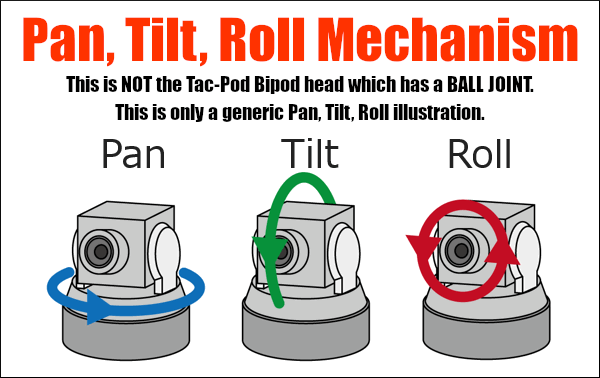
#> input picture img.png, 600 x 378 px
$ python -i MotionDetector.py   (imports and definitions only)
#> lines starting #> are read from the running program, lines starting #| are printed output that depends on the picture
#> further down, picture is the input picture: shape (378, 600, 3); mean B, G, R 201.8, 204.5, 217.4
#!/usr/bin/env python3
"""
VR Motion and Feature Detection Client
Captures dual camera stream and performs:
- Feature point detection (corners, keypoints)
- Motion detection with object tracking
- Background dimming option
- Separate processing for left and right camera feeds
"""

import asyncio
import websockets
import json
import base64
import io
import cv2
import numpy as np
import time
import logging
from PIL import Image
from collections import deque

# Configure logging
# [1 line not run here, left out]
logger = logging.getLogger(__name__)

class MotionFeatureDetector:
    def __init__(self, server_host='192.168.88.252', server_port=8765):
        self.server_host = server_host
        self.server_port = server_port
        self.websocket = None
        self.is_running = False

        # Frame processing
        self.frame_count = 0
        self.last_fps_time = time.time()
        self.fps = 0.0

        # Detection settings
        self.enable_motion_detection = True
        self.enable_feature_detection = True
        self.enable_background_dimming = False
        self.motion_threshold = 2000  # Minimum contour area for motion detection

        # Background subtraction for motion detection
        self.bg_subtractor_left = cv2.createBackgroundSubtractorMOG2(
            detectShadows=True, varThreshold=50, history=500
        )
        self.bg_subtractor_right = cv2.createBackgroundSubtractorMOG2(
            detectShadows=True, varThreshold=50, history=500
        )

        # Feature detection - SIFT detector
        self.sift_detector = cv2.SIFT_create(nfeatures=100)

        # Corner detection parameters
        self.corner_params = dict(
            maxCorners=100,
            qualityLevel=0.01,
            minDistance=10,
            blockSize=3
        )

        # Previous frames for optical flow
        self.prev_left = None
        self.prev_right = None

        # Lucas-Kanade optical flow parameters
        self.lk_params = dict(
            winSize=(15, 15),
            maxLevel=2,
            criteria=(cv2.TERM_CRITERIA_EPS | cv2.TERM_CRITERIA_COUNT, 10, 0.03)
        )

        # Color schemes
        self.colors = {
            'motion': (0, 255, 0),      # Green for motion
            'features': (255, 0, 0),    # Blue for features
            'corners': (0, 255, 255),   # Yellow for corners
            'tracking': (255, 255, 0),  # Cyan for tracking
            'background': 0.3           # Dimming factor
        }

    async def connect_to_server(self):
        """Connect to the camera server"""
        uri = f"ws://{self.server_host}:{self.server_port}"
        logger.info(f"Connecting to camera server at {uri}")

        try:
            self.websocket = await websockets.connect(uri)
            logger.info("Connected to camera server")
            return True
        except Exception as e:
            logger.error(f"Failed to connect to server: {e}")
            return False

    # [52 lines left out: functions decode_image, split_dual_camera_feed, detect_motion, not called in this run]

    def detect_features(self, frame):
        """Detect feature points using SIFT"""
        if frame is None:
            return [], []

        gray = cv2.cvtColor(frame, cv2.COLOR_BGR2GRAY)
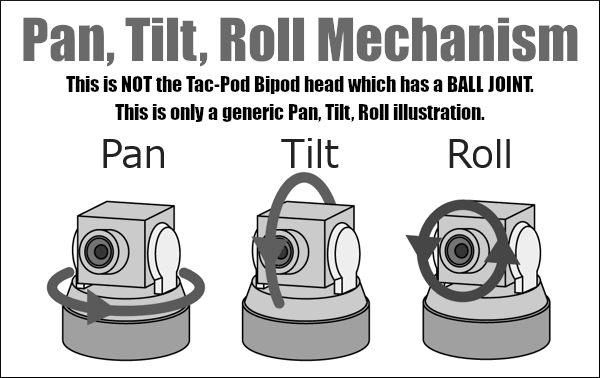
#> gray: shape (378, 600); min 0, max 255, mean 208.1

        # SIFT keypoints
        keypoints, descriptors = self.sift_detector.detectAndCompute(gray, None)
#> keypoints = 100 keypoints; strongest (x, y, size): (123, 90, 2.2), (281, 116, 2.2), (479, 78, 3), (147, 90, 2.8)

        # Good features to track (corners)
        corners = cv2.goodFeaturesToTrack(gray, **self.corner_params)
#> corners = 100 rows, first 8: [482, 90], [531, 77], [151, 77], [194, 77], [531, 90], [483, 118], [352, 117], [349, 79]

        return keypoints, corners

    # [250 lines left out: functions track_optical_flow, apply_background_dimming, draw_detections, add_info_overlay, add_controls_help, handle_keyboard_input and 1 more, not called in this run]

    async def receive_and_process_frames(self):
        """Receive frames and perform detection"""
        logger.info("Starting frame reception and processing")

        cv2.namedWindow('Left Camera - Motion & Features', cv2.WINDOW_AUTOSIZE)
        cv2.namedWindow('Right Camera - Motion & Features', cv2.WINDOW_AUTOSIZE)

        try:
            async for message in self.websocket:
                try:
                    data = json.loads(message)

                    if data.get('type') == 'camera_frame':
                        image_data = data.get('image')
                        if image_data:
                            # Decode the dual camera frame
                            full_frame = self.decode_image(image_data)
                            if full_frame is not None:
                                # Split into left and right frames
                                _, right_frame = self.split_dual_camera_feed(full_frame)

                                # Process each frame separately
                                # left_processed = self.process_frame(left_frame, "Left")
                                right_processed = self.process_frame(right_frame, "Right")

                                # [7 lines of commented-out code are left out]
                                if right_processed is not None:
                                    cv2.imshow('Right Camera - Motion & Features', right_processed)

                                # Handle keyboard input
                                key = cv2.waitKey(1) & 0xFF
                                if key == ord('q') or key == 27:  # 'q' or ESC
                                    logger.info("Exit requested by user")
                                    break
                                elif key != 255:
                                    self.handle_keyboard_input(key)

                except json.JSONDecodeError:
                    logger.warning("Received invalid JSON data")
                except Exception as e:
                    logger.error(f"Error processing frame: {e}")

        except websockets.exceptions.ConnectionClosed:
            logger.info("Connection to server closed")
        except Exception as e:
            logger.error(f"Error in frame reception: {e}")
        finally:
            cv2.destroyAllWindows()

    async def run_detector(self):
        """Run the motion and feature detection client"""
        if not await self.connect_to_server():
            return

        self.is_running = True

        try:
            await self.receive_and_process_frames()
        except KeyboardInterrupt:
            logger.info("Detector interrupted by user")
        finally:
            self.is_running = False
            if self.websocket:
                await self.websocket.close()
            logger.info("Motion and Feature Detector stopped")

# [31 lines left out: function main, not called in this run]

# [2 lines not run here, left out]

>>> import cv2
>>> picture = cv2.imread('../../img.png')
>>> result = MotionFeatureDetector().detect_features(picture)
